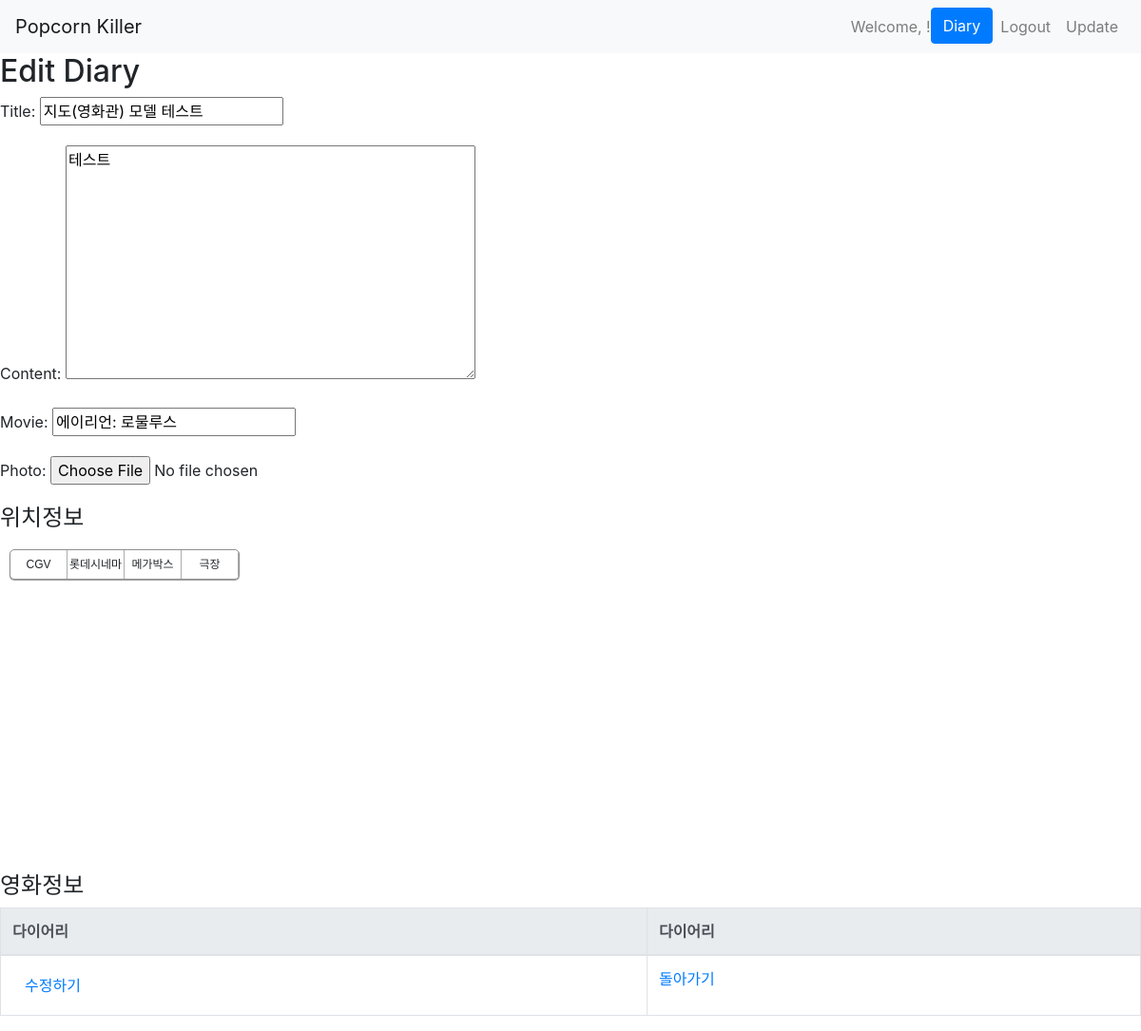
/diaries/2/edit/ (signed in), run on the app's committed database.
### pk_apps/diaries/models.py (models this page shows, shortened)
class Diary(models.Model):
    title = models.CharField(max_length=200)
    content = models.TextField()
    writer = models.ForeignKey(User, on_delete=models.CASCADE, related_name='diaries')
    movie = models.CharField(max_length=100, null=True, blank=True)
    cinema = models.CharField(max_length=255, null=True, blank=True)
    loc_x = models.DecimalField(max_digits=8, decimal_places=4)
    loc_y = models.DecimalField(max_digits=8, decimal_places=4)
    photo = models.ImageField(upload_to='photos/', storage=fs, null=True, blank=True)
    created_at = models.DateTimeField(auto_now_add=True)
    updated_at = models.DateTimeField(auto_now=True)

### pk_apps/diaries/views.py (the view)
# urls.py: path('<int:pk>/edit/', diary_update, name='diary_update'),
@login_required
def diary_update(request: HttpRequest, pk: int) -> HttpResponse:
    diary = get_object_or_404(Diary, pk=pk, writer=request.user)
    if request.method == "POST":
        form = DiariesForm(request.POST, instance=diary)
        if form.is_valid():
            form.save()
            return redirect('diaries:diary_detail', pk=diary.pk)
    else:
        form = DiariesForm(instance=diary)
    return render(request, 'diaries/diary_form.html', {'form': form})

### pk_apps/diaries/forms.py
class DiariesForm(forms.ModelForm):
    movie = forms.CharField(
        widget=forms.TextInput(attrs={'readonly':'readonly'})
    )
    class Meta:
        model = Diary
        fields = ['title', 'content', 'movie', 'photo']

### pk_apps/diaries/templates/diaries/diary_form.html (shortened to what this page needs)
{% extends "base.html" %}
{% block content %}
    <h2>{% if form.instance.pk %}Edit Diary{% else %}Create Diary{% endif %}</h2>
    <form method="post" enctype="multipart/form-data">
        {{ form.as_p }}
        <h4>위치정보</h4>
        <div class="map_wrap">
            <div id="map" style="width:100%;height:100%;position:relative;overflow:hidden;"></div>
            <ul id="category">
                <li id="CGV" onclick="get('CGV')">
                    CGV
                </li>
                <li id="롯데시네마" onclick="get('롯데시네마')">
                    롯데시네마
                </li>
                <li id="메가박스" onclick="get('메가박스')">
                    메가박스
                </li>
                <li id="극장" onclick="get('극장')">
                    극장
                </li>
            </ul>
        </div>
        <h4>영화정보</h4>
        <table class="table table-bordered">
            <thead class="thead-light">
                <tr>
                    <th>다이어리</th>
                    <th>다이어리</th>
                </tr>
            </thead>
            <tbody>
                <tr>
                    <td>
                        <button type="submit" class="btn btn-link">
                            {% if form.instance.pk %}수정하기{% else %}만들기{% endif %}
                        </button>
                    </td>
                    <td>
                        <a href="{% url 'diaries:diary_list' %}">돌아가기</a>
                    </td>
                </tr>
            </tbody>
        </table>
    </form>
{% endblock %}

### templates/base.html (style rules this page uses)
.map_wrap, .map_wrap * { margin:0; padding:0;font-family:'Malgun Gothic',dotum,'돋움',sans-serif;font-size:12px; }
.map_wrap { position:relative;width:100%;height:350px; }
#category { position:absolute;top:10px;left:10px;border-radius: 5px; border:1px solid #909090;box-shadow: 0 1px 1px rgba(0, 0, 0, 0.4);background: #fff;overflow: hidden;z-index: 2; }
#category li { float:left;list-style: none;width:60px;border-right:1px solid #acacac;padding:6px 0;text-align: center; cursor: pointer; }

### data on the page
Diary: title "지도(영화관) 모델 테스트", content "테스트", movie "에이리언: 로물루스"
